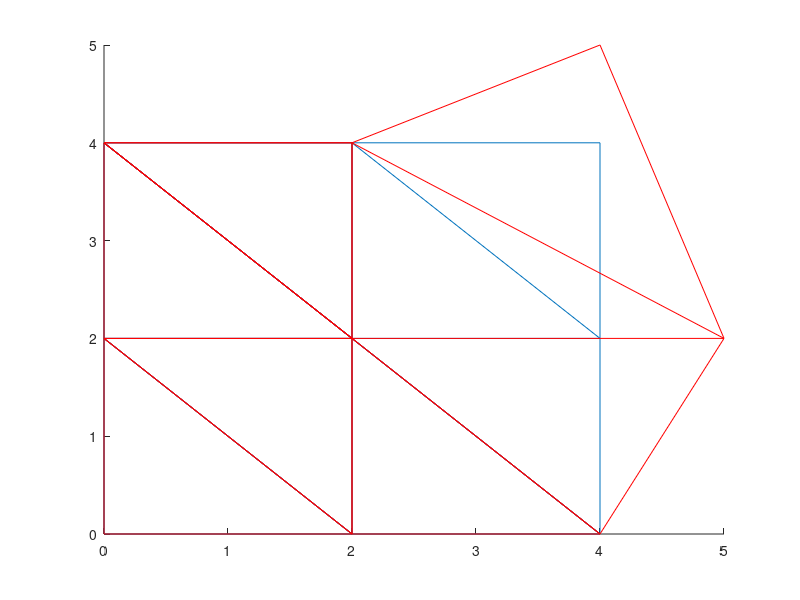

Here is the MATLAB script that generated this plot: (Note: this script raises an error after producing the figure.)
% syms p1x p1y p2x p2y p3x p3y
% syms v1x v1y v2x v2y v3x v3y
% P = [p1x, p1y, 0, 0, 1, 0; ...
%     0, 0, p1x, p1y, 0, 1; ...
%     p2x, p2y, 0, 0, 1, 0; ...
%     0, 0, p2x, p2y, 0, 1; ...
%     p3x, p3y, 0, 0, 1, 0; ...
%     0, 0, p3x, p3y, 0, 1];
% V = [v1x; v1y; v2x; v2y; v3x; v3x];
%
% Bfull = inv(P)*V;
%
% B = [Bfull(1), Bfull(2); Bfull(3), Bfull(4)];
%
% syms alpha1 alpha2 alpha3 beta1 beta2 beta3 gamma1 gamma2 gamma3 mu1 mu2 mu3 nu1 nu2 nu3 phi1 phi2 phi3
% Bsimple = [alpha1*v1x + gamma1*v2x + nu1*v3x, alpha2*v1x + gamma2*v2x + nu2*v3x;
%     beta1*v1y + mu1*v2y + phi1*v3y, beta2*v1y + mu2*v2y + phi2*v3y];
%
% syms a1 a2 a3 a4
%
% A = [a1, a2; a3, a4];
%
% E = norm(A-Bsimple, 'fro')^2;
%% As-rigid-as possible shape interpolation.
clear all;
close all;

% Comment all unused points.
p = [0,0; 0,2; 2,0; 2,2; 4,0; 0,4; 4,2; 2,4; 4,4];
q = [0,0; 0,2; 2,0; 2,2; 4,0; 0,4; 5,2; 2,4; 4,5];
%q = [0,0; 0,4; 4,0; 4,3; 5,1; 0,5; 4,2; 2,4; 5,5];

%p = [0,2; 2,0; 2,2; 4,0];
%q = [1,2; 2,0; 2,5; 5,0];

% Define triangles.
% T = [1, 2, 3; 2, 3, 4; 3, 4, 5];%; 4, 5, 7; 2, 4, 6; 4, 6, 8; 7, 8, 9];
T = [1, 2, 3; 2, 4, 3; 3, 4, 5; 6, 8, 4; 4, 7, 5; 2, 6, 4; 6, 8, 4; 8, 9, 7];

%T = [1, 2, 3; 2, 3, 4];

% Main loop.
for t = 0:0.1:1
    
    v1x = (1-t)*p(1,1) + t*q(1,1);
    v1y = (1-t)*p(1,2) + t*q(1,2);
    
    
    % First triangle. Ap + l = q.
    Ptr = [p(1,1), p(1,2), 0, 0, 1, 0; ...
        0, 0, p(1,1), p(1,2), 0, 1; ...
        p(2,1), p(2,2), 0, 0, 1, 0; ...
        0, 0, p(2,1), p(2,2), 0, 1; ...
        p(3,1), p(3,2), 0, 0, 1, 0; ...
        0, 0, p(3,1), p(3,2), 0, 1];
    
    Qtr = [q(1,1); q(1,2); q(2,1); q(2,2); q(3,1); q(3,2)];
    
    % A and l.
    Afulltr = Ptr \ Qtr;
    Atr = [Afulltr(1) Afulltr(2); Afulltr(3) Afulltr(4)];
    
    % Decompose A for interpolation.
    [U, D, V] = svd(Atr);
    Rgamma = U*V';
    S = V*D*V';
    
    inP = inv(Ptr);
    
    angle = t*acosd(Rgamma(1));
    A = [cosd(angle) -sind(angle); sind(angle) cosd(angle)] * ((1-t)*eye(2) + t*S);
    
    c = norm(A,'fro')^2 - 2* (A(1,1)*inP(1,1)*v1x + A(1,2)*inP(2,1)*v1x + ...
        A(2,1)*inP(3,2)*v1y + A(2,2)*inP(4,2)*v1y) + ...
        inP(1,1)^2*v1x^2 + inP(2,1)^2*v1x^2 + inP(3,2)^2*v1y^2 + inP(4,2)^2*v1y^2;
    
    % Base case - one triangle.
    H = zeros((size(p,1)-1)*2);
    H(1,1) = inP(1,3)^2 + inP(2,3)^2;
    H(2,2) = inP(3,4)^2 + inP(4,4)^2;
    H(3,3) = inP(1,5)^2 + inP(2,5)^2;
    H(4,4) = inP(3,6)^2 + inP(4,6)^2;
    H(3,1) = inP(1,3)*inP(1,5) + inP(2,3)*inP(2,5);
    H(4,2) = inP(3,4)*inP(3,6) + inP(4,4)*inP(4,6);
    H(1,3) = inP(1,3)*inP(1,5) + inP(2,3)*inP(2,5);
    H(2,4) = inP(3,4)*inP(3,6) + inP(4,4)*inP(4,6);
    
    G = zeros((size(p,1)-1)*2,1);
    G(1) = -(A(1,1)*inP(1,3) + A(1,2)*inP(2,3)) + inP(1,1)*inP(1,3)*v1x + inP(2,1)*inP(2,3)*v1x;
    G(2) = -(A(2,1)*inP(3,4) + A(2,2)*inP(4,4)) + inP(3,2)*inP(3,4)*v1y + inP(4,2)*inP(4,4)*v1y;
    G(3) = -(A(1,1)*inP(1,5) + A(1,2)*inP(2,5)) + inP(1,1)*inP(1,5)*v1x + inP(2,1)*inP(2,5)*v1x;
    G(4) = -(A(2,1)*inP(3,6) + A(2,2)*inP(4,6)) + inP(3,2)*inP(3,6)*v1y + inP(4,2)*inP(4,6)*v1y;
    
    for i = 2: size(T,1)
        vertex1 = T(i,1);
        vertex2 = T(i,2);
        vertex3 = T(i,3);
        P = [p(vertex1,1), p(vertex1,2), 0, 0, 1, 0; ...
            0, 0, p(vertex1,1), p(vertex1,2), 0, 1; ...
            p(vertex2,1), p(vertex2,2), 0, 0, 1, 0; ...
            0, 0, p(vertex2,1), p(vertex2,2), 0, 1; ...
            p(vertex3,1), p(vertex3,2), 0, 0, 1, 0; ...
            0, 0, p(vertex3,1), p(vertex3,2), 0, 1];
        
        Q = [q(vertex1,1); q(vertex1,2); q(vertex2,1); q(vertex2,2); q(vertex3,1); q(vertex3,2)];
        
        Afulltri = P \ Q;
        Atri = [Afulltri(1) Afulltri(2); Afulltri(3) Afulltri(4)];
        
        [U, D, V] = svd(Atri);
        Rgamma = U*V';
        S = V*D*V';
        
        inP = inv(P);
        
        % Add for more than one triangle.
        vh1 = 2*vertex1 - 3;
        vh2 = 2*vertex2 - 3;
        vh3 = 2*vertex3 - 3;
        
        H(vh1,vh1) = H(vh1,vh1) + inP(1,1)^2 + inP(2,1)^2;
        H(vh1+1,vh1+1) = H(vh1+1,vh1+1) + inP(3,2)^2 + inP(4,2)^2;
        H(vh2,vh2) = H(vh2,vh2) + inP(1,3)^2 + inP(2,3)^2;
        H(vh2+1,vh2+1) = H(vh2+1,vh2+1) + inP(3,4)^2 + inP(4,4)^2;
        H(vh3,vh3) = H(vh3,vh3) + inP(1,5)^2 + inP(2,5)^2;
        H(vh3+1,vh3+1) = H(vh3+1,vh3+1) + inP(3,6)^2 + inP(4,6)^2;
        
        H(vh1,vh2) = H(vh1,vh2) + inP(1,1)*inP(1,3) + inP(2,1)*inP(2,3);
        H(vh2,vh1) = H(vh1,vh2);
        H(vh1,vh3) = H(vh1,vh3) + inP(1,1)*inP(1,5) + inP(2,1)*inP(2,5);
        H(vh3,vh1) = H(vh1,vh3);
        H(vh2,vh3) = H(vh2,vh3) + inP(1,3)*inP(1,5) + inP(2,3)*inP(2,5);
        H(vh3,vh2) = H(vh2,vh3);
        H(vh1+1,vh2+1) = H(vh1+1,vh2+1) + inP(3,2)*inP(3,4) + inP(4,2)*inP(4,4);
        H(vh2+1,vh1+1) = H(vh1+1,vh2+1);
        H(vh1+1,vh3+1) = H(vh1+1,vh3+1) + inP(3,2)*inP(3,6) + inP(4,2)*inP(4,6);
        H(vh3+1,vh1+1) = H(vh1+1,vh3+1);
        H(vh2+1,vh3+1) = H(vh2+1,vh3+1) + inP(3,4)*inP(3,6) + inP(4,4)*inP(4,6);
        H(vh3+1,vh2+1) = H(vh2+1,vh3+1);
        
        angle = t*acosd(Rgamma(1));
        A = [cosd(angle) -sind(angle); sind(angle) cosd(angle)] * ((1-t)*eye(2) + t*S);
        
        v1x = (1-t)*p(1,1) + t*q(1,1);
        v1y = (1-t)*p(1,2) + t*q(1,2);
        
        c = c + norm(A,'fro')^2;
        
        G(vh1) = G(vh1) - A(1,1)*inP(1,1) - A(1,2)*inP(2,1);
        G(vh1+1) = G(vh1+1) - A(2,1)*inP(3,2) - A(2,2)*inP(4,2);
        G(vh2) = G(vh2) - A(1,1)*inP(1,3) - A(1,2)*inP(2,3);
        G(vh2+1) = G(vh2+1) - A(2,1)*inP(3,4) - A(2,2)*inP(4,4);
        G(vh3) = G(vh3) - A(1,1)*inP(1,5) - A(1,2)*inP(2,5);
        G(vh3+1) = G(vh3+1) - A(2,1)*inP(3,6) - A(2,2)*inP(4,6);
        
    end
    
    
    % Formulate and solve a quadratic form.
    cGH = [c G'; G H];
    
    f = zeros(size(cGH,1),1);
    Aeq = zeros(size(cGH,1));
    beq = zeros(size(cGH,1),1);
    Aeq(1,1) = 1;
    beq(1) = 1;
    u = quadprog(cGH,f,[],[],Aeq, beq);
    
    % Deshape the solution for plotting.
    uno1 = u(2:end);
    for j = 1:2:size(uno1,1)
        ureshape(j/2+1/2,:) = [uno1(j),uno1(j+1)];
    end
    x = [v1x, v1y; ureshape]
    
    % Plot.
    figure(1);
    hold on;
    triplot(T, p(:, 1), p(:,2));
    triplot(T, q(:, 1), q(:,2), 'r');
    triplot(T, x(:, 1), x(:,2), 'g');
    waitforbuttonpress;
    
end